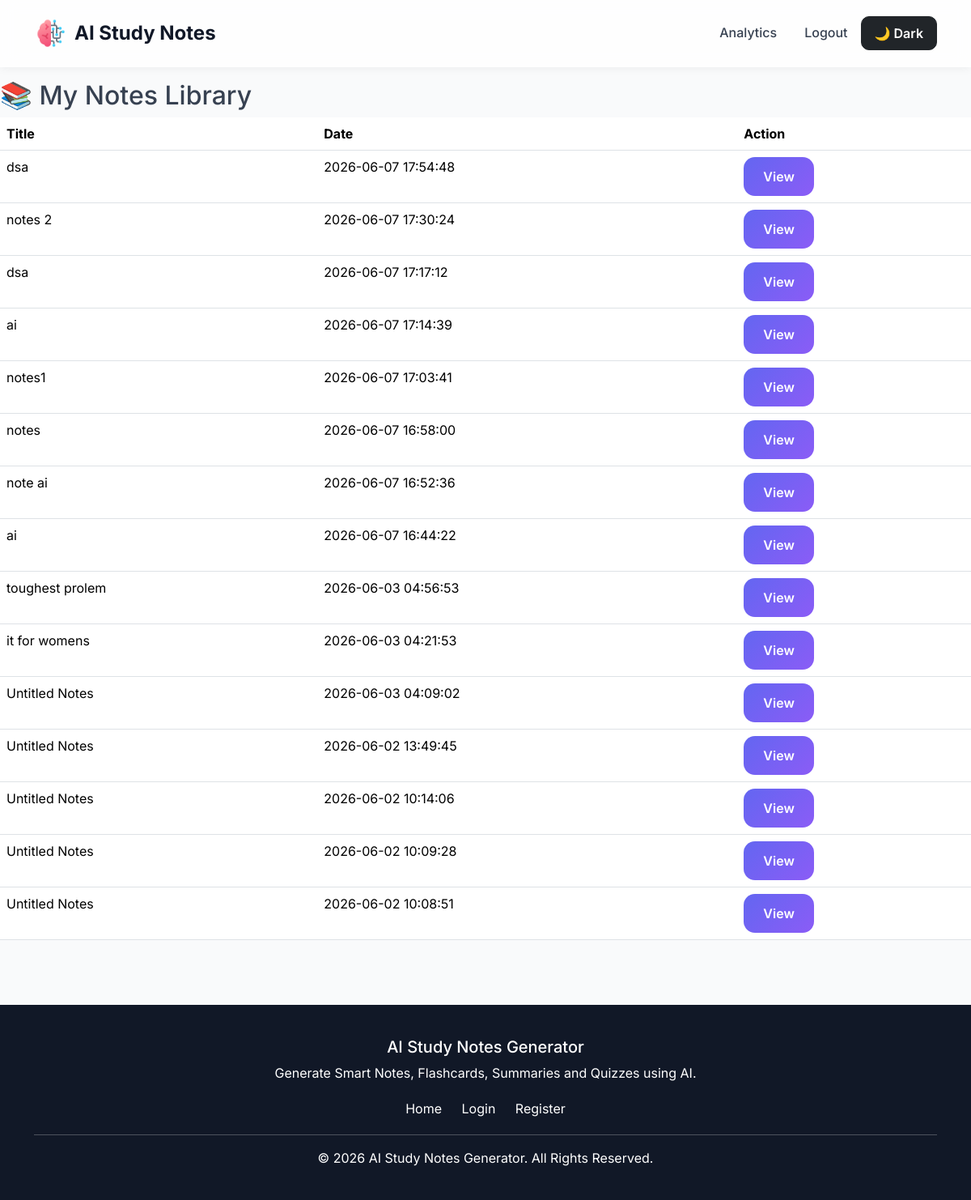
Page /library (signed in) on the committed database.
### tables this page shows
CREATE TABLE notes (

    id INTEGER PRIMARY KEY AUTOINCREMENT,

    user_id INTEGER,

    title TEXT,

    original_content TEXT,

    summary TEXT,

    detailed_notes TEXT,

    key_concepts TEXT,

    revision_notes TEXT,

    flashcards TEXT,

    quiz_questions TEXT,

    created_at TIMESTAMP DEFAULT CURRENT_TIMESTAMP,

    FOREIGN KEY(user_id)

    REFERENCES users(id)

);

### app.py (the view)
@app.route("/library")
def library():
    if "user_id" not in session:
        return redirect(url_for("login"))
    conn = get_connection()
    cursor = conn.cursor()
    cursor.execute("""
    SELECT id,title,created_at
    FROM notes
    WHERE user_id=?
    ORDER BY id DESC
    """, (session["user_id"],))
    notes = cursor.fetchall()
    conn.close()
    return render_template(
        "library.html",
        notes=notes
    )

### database/db.py (called while the page is built)
def get_connection():
    conn = sqlite3.connect(
        DATABASE_NAME
    )
    conn.row_factory = sqlite3.Row
    return conn

### templates/library.html (shortened to what this page needs)
{% extends "layout.html" %}
{% block content %}
<h2>📚 My Notes Library</h2>
<table class="table">
    <tr>
        <th>Title</th>
        <th>Date</th>
        <th>Action</th>
    </tr>
    {% for note in notes %}
    <tr>
        <td>{{ note[1] }}</td>
        <td>{{ note[2] }}</td>
        <td>
            <a href="/view-note/{{ note[0] }}"
               class="btn btn-primary">
                View
            </a>
        </td>
    </tr>
    {% endfor %}
</table>
{% endblock %}

### static/css/style.css (style rules this page uses)
:root { --primary-color: #4F46E5; --secondary-color: #06B6D4; --dark-color: #111827; --light-color: #F9FAFB; --text-color: #374151; }
* { margin: 0; padding: 0; box-sizing: border-box; }
body { font-family: 'Inter', sans-serif; background: var(--light-color); color: var(--text-color); min-height: 100vh; }
.btn-primary { background: var(--primary-color); border: none; }
:root { --primary:#6366F1; --secondary:#8B5CF6; --accent:#06B6D4; --dark:#0F172A; --light:#F8FAFC; --card-bg:#FFFFFF; }
.btn-primary { background: linear-gradient( 135deg, #6366F1, #8B5CF6); border:none; border-radius:14px; padding:12px 24px; font-weight:600; transition:0.3s ease; }
* { scroll-behavior:smooth; transition: background 0.3s ease, color 0.3s ease; }

### rows in the picture
notes: title "dsa", created_at "2026-06-07 17:54:48"
notes: title "notes 2", created_at "2026-06-07 17:30:24"
notes: title "dsa", created_at "2026-06-07 17:17:12"
notes: title "ai", created_at "2026-06-07 17:14:39"
notes: title "notes1", created_at "2026-06-07 17:03:41"
notes: title "notes", created_at "2026-06-07 16:58:00"
notes: title "note ai", created_at "2026-06-07 16:52:36"
notes: title "ai", created_at "2026-06-07 16:44:22"
notes: title "toughest prolem", created_at "2026-06-03 04:56:53"
notes: title "it for womens", created_at "2026-06-03 04:21:53"
notes: title "Untitled Notes", created_at "2026-06-03 04:09:02"
notes: title "Untitled Notes", created_at "2026-06-02 13:49:45"
notes: title "Untitled Notes", created_at "2026-06-02 10:14:06"
notes: title "Untitled Notes", created_at "2026-06-02 10:09:28"
notes: title "Untitled Notes", created_at "2026-06-02 10:08:51"
